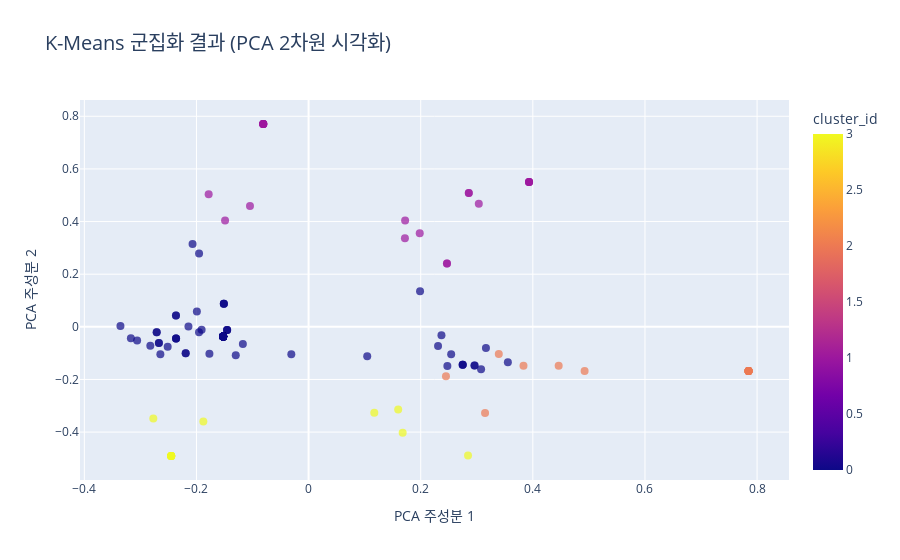

Here is the notebook cell this chart was saved with:
### Code cell
from sklearn.feature_extraction.text import TfidfVectorizer
from sklearn.cluster import KMeans
from sklearn.decomposition import PCA
import plotly.express as px
import numpy as np

# 이전 단계에서 전처리가 완료된 'df' 데이터프레임이 있다고 가정합니다.
if 'df' not in locals() or 'processed' not in df.columns:
    print("오류: 이전 단계의 전처리된 데이터프레임('df')을 찾을 수 없습니다.")
    print("이전 코드 셀을 먼저 실행해주세요.")
else:
    # --- 3단계: K-Means 군집화 ---
    print("--- 🧩 3단계: K-Means 군집화 시작 ---")
    
    # 1. TF-IDF 행렬 생성
    # min_df=5: 최소 5개 문서 이상에 나타난 단어만 사용
    tfidf_vectorizer = TfidfVectorizer(min_df=5, ngram_range=(1,2))
    tfidf_matrix = tfidf_vectorizer.fit_transform(df['processed'])
    
    print("\nTF-IDF 행렬 생성 완료.")

    # 2. K-Means 모델 학습
    kmeans = KMeans(n_clusters=4, random_state=42, n_init=10)
    kmeans.fit(tfidf_matrix)
    
    # 3. 결과 분석: 원본 데이터프레임에 클러스터 ID 추가
    df['cluster_id'] = kmeans.labels_
    print("K-Means 모델 학습 완료. 'cluster_id' 컬럼 추가.")

    # 각 클러스터별 샘플 리뷰 출력
    print("\n--- 각 군집별 주요 리뷰 샘플 ---")
    for i in range(4):
        cluster_reviews = df[df['cluster_id'] == i]['revwCntt'].head(3).values
        print(f"\n[ 군집 {i} ]")
        # 넘파이 배열을 순회하며 출력
        for review in cluster_reviews:
            print(f"- {review}")

    # --- 4단계: 시각화 ---
    print("\n\n--- 📊 4단계: 군집 결과 시각화 시작 ---")
    
    # 1. 차원 축소 (PCA)
    pca = PCA(n_components=2, random_state=42)
    pca_components = pca.fit_transform(tfidf_matrix.toarray())
    
    df['pca_x'] = pca_components[:, 0]
    df['pca_y'] = pca_components[:, 1]
    
    print("\nPCA 차원 축소 완료.")

    # 2. 산점도 시각화 (Plotly)
    fig = px.scatter(
        df,
        x='pca_x',
        y='pca_y',
        color='cluster_id',
        hover_data={'pca_x': False, 'pca_y': False, 'revwCntt': True}, # 마우스 오버 시 리뷰 내용 표시
        title='K-Means 군집화 결과 (PCA 2차원 시각화)',
        labels={'color': '군집 ID'}
    )
    
    fig.update_traces(marker=dict(size=8, opacity=0.7))
    fig.update_layout(
        title_font_size=20,
        xaxis_title="PCA 주성분 1",
        yaxis_title="PCA 주성분 2"
    )
    
    print("Plotly 시각화 생성 완료. 그래프를 확인하세요.")
    fig.show()

### Figure 1 — Plotly figure (JSON) as saved in the notebook; plotly's stock layout.template omitted (floating-point values rounded to 4 significant figures; data arrays with more than 128 entries replaced by an {"elided": "..."} marker saying what was removed)
{"data": [{"customdata": {"elided": "143x1 str values"}, "hovertemplate": "revwCntt=%{customdata[0]}<br>cluster_id=%{marker.color}<extra></extra>", "legendgroup": "", "marker": {"color": {"elided": "143 int values"}, "coloraxis": "coloraxis", "opacity": 0.7, "size": 8, "symbol": "circle"}, "mode": "markers", "name": "", "orientation": "v", "showlegend": false, "type": "scatter", "x": {"elided": "143 float values"}, "xaxis": "x", "y": {"elided": "143 float values"}, "yaxis": "y"}], "layout": {"coloraxis": {"colorbar": {"title": {"text": "cluster_id"}}, "colorscale": [[0, "#0d0887"], [0.1111, "#46039f"], [0.2222, "#7201a8"], [0.3333, "#9c179e"], [0.4444, "#bd3786"], [0.5556, "#d8576b"], [0.6667, "#ed7953"], [0.7778, "#fb9f3a"], [0.8889, "#fdca26"], [1, "#f0f921"]]}, "legend": {"tracegroupgap": 0}, "title": {"font": {"size": 20}, "text": "K-Means 군집화 결과 (PCA 2차원 시각화)"}, "xaxis": {"anchor": "y", "domain": [0, 1], "title": {"text": "PCA 주성분 1"}}, "yaxis": {"anchor": "x", "domain": [0, 1], "title": {"text": "PCA 주성분 2"}}}}
